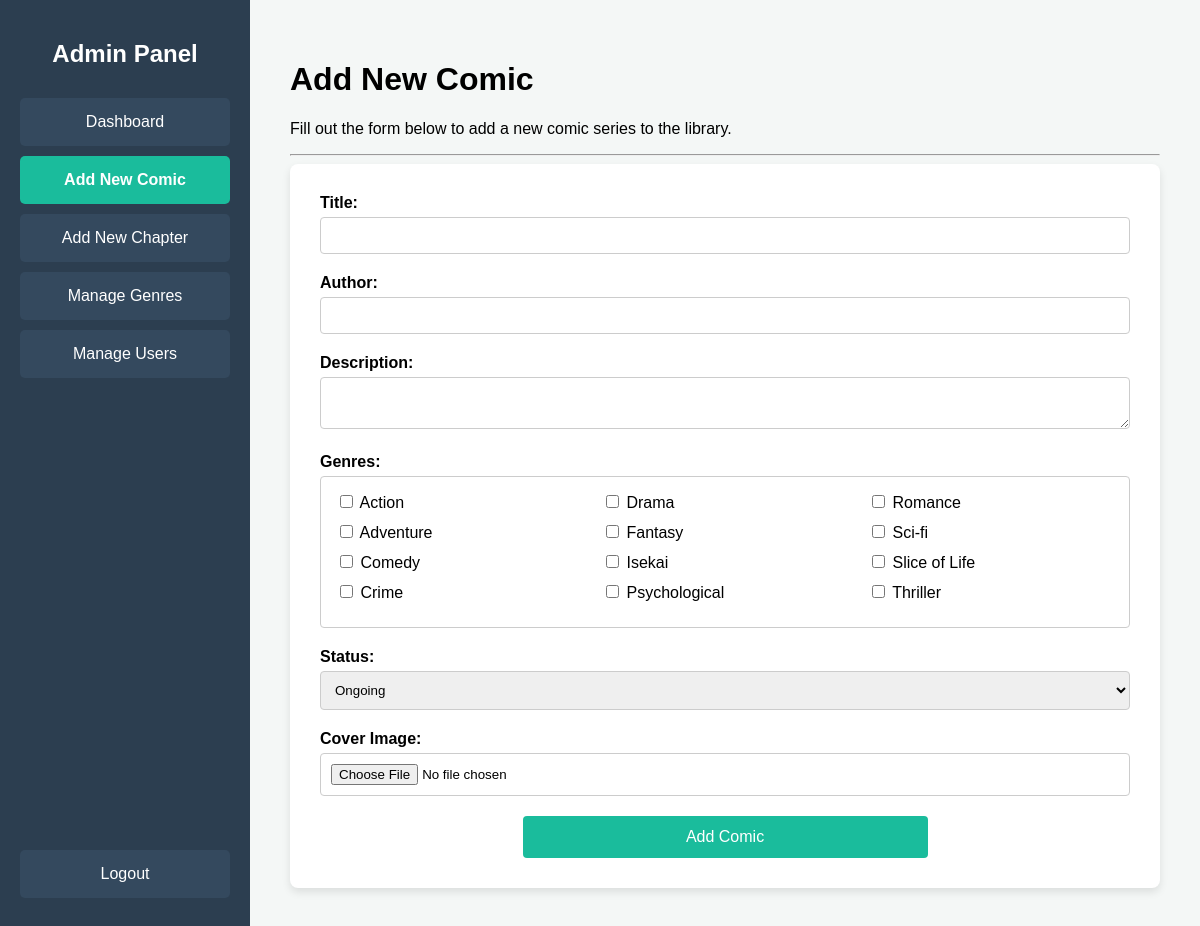
The app's page /code/admin/add_comic.php (signed in) with its own data.
### tables this page shows
CREATE TABLE `tb_genre` (
  `genre_id` int(11) NOT NULL,
  `name` varchar(255) NOT NULL
);

### code/admin/add_comic.php (the view, shortened to what this page needs)
<?php
include '../connection.php';
?>
<!DOCTYPE html>
<html lang="en">
<head>
    <link rel="stylesheet" href="../../assets/css/admin_style.css">
</head>
<body>
    <div class="dashboard-container">
        <div class="sidebar">
            <h2>Admin Panel</h2>
            <a href="dashboard.php" class="nav-button">Dashboard</a>
            <a href="add_comic.php" class="nav-button active">Add New Comic</a>
            <a href="add_chapter.php" class="nav-button">Add New Chapter</a>
            <a href="manage_genres.php" class="nav-button">Manage Genres</a>
            <a href="manage_users.php" class="nav-button">Manage Users</a>
            <a href="#" class="nav-button logout-button" onclick="showLogoutModal(event)">Logout</a>
        </div>
        <div class="main-content">
            <h1>Add New Comic</h1>
            <p>Fill out the form below to add a new comic series to the library.</p>
            <hr>
            <div class="form-container">
                <form action="add_comic_process.php" method="POST" enctype="multipart/form-data">
                    <div class="form-group">
                        <label>Title:</label>
                        <input type="text" name="title" required>
                    </div>
                    <div class="form-group">
                        <label>Author:</label>
                        <input type="text" name="author" required>
                    </div>
                    <div class="form-group">
                        <label>Description:</label>
                        <textarea name="description"></textarea>
                    </div>
                    <div class="form-group">
                        <label>Genres:</label>
                        <div class="checkbox-group">
                            <?php
                                $sql_genres = "SELECT * FROM tb_genre ORDER BY name";
                                $result_genres = mysqli_query($conn, $sql_genres);
                                while ($genre = mysqli_fetch_assoc($result_genres)) {
                                    echo '<div><input type="checkbox" name="genres[]" value="' . $genre['genre_id'] . '"> ' . htmlspecialchars($genre['name']) . '</div>';
                                }
                            ?>
                        </div>
                    </div>
                    <div class="form-group">
                        <label>Status:</label>
                        <select name="status">
                            <option value="Ongoing">Ongoing</option>
                        </select>
                    </div>
                    <div class="form-group">
                        <label>Cover Image:</label>
                        <input type="file" name="cover_image" required>
                    </div>
                    <button type="submit">Add Comic</button>
                </form>
            </div>
        </div>
    </div>
</body>
</html>

### assets/css/admin_style.css (style rules this page uses)
body { font-family: Arial, sans-serif; margin: 0; background-color: #f4f7f6; }
.dashboard-container { min-height: 100vh; }
.sidebar { position: fixed; top: 0; left: 0; height: 100%; width: 250px; background-color: #2c3e50; color: white; padding: 20px; display: flex; flex-direction: column; box-sizing: border-box; }
.sidebar h2 { text-align: center; margin-bottom: 30px; }
.sidebar .nav-button { color: white; text-decoration: none; padding: 15px; margin-bottom: 10px; border-radius: 5px; background-color: #34495e; text-align: center; transition: background-color 0.3s; }
.sidebar .nav-button.active { background-color: #1abc9c; font-weight: bold; }
.logout-button { margin-top: auto; }
.main-content { margin-left: 250px; flex-grow: 1; padding: 40px; }
.form-container { background-color: white; padding: 30px; border-radius: 8px; box-shadow: 0 4px 8px rgba(0,0,0,0.1); }
.form-group { margin-bottom: 20px; }
.form-container label { display: block; margin-bottom: 5px; font-weight: bold; }
.form-container input[type="text"], .form-container input[type="number"], .form-container input[type="file"], .form-container input[type="email"], .form-container input[type="password"], .form-container textarea, .form-container select { width: 100%; padding: 10px; border: 1px solid #ccc; border-radius: 4px; box-sizing: border-box; }
.form-container button { width: 50%; display: block; margin: 20px auto 0 auto; padding: 12px; background-color: #1abc9c; color: white; border: none; border-radius: 4px; cursor: pointer; font-size: 16px; }
.checkbox-group { column-count: 3; column-gap: 20px; border: 1px solid #ccc; border-radius: 4px; padding: 15px; }
.checkbox-group div { margin-bottom: 10px; display: block; }

### records on screen
tb_genre: name "Action"
tb_genre: name "Adventure"
tb_genre: name "Comedy"
tb_genre: name "Crime"
tb_genre: name "Drama"
tb_genre: name "Fantasy"
tb_genre: name "Isekai"
tb_genre: name "Psychological"
tb_genre: name "Romance"
tb_genre: name "Sci-fi"
tb_genre: name "Slice of Life"
tb_genre: name "Thriller"
